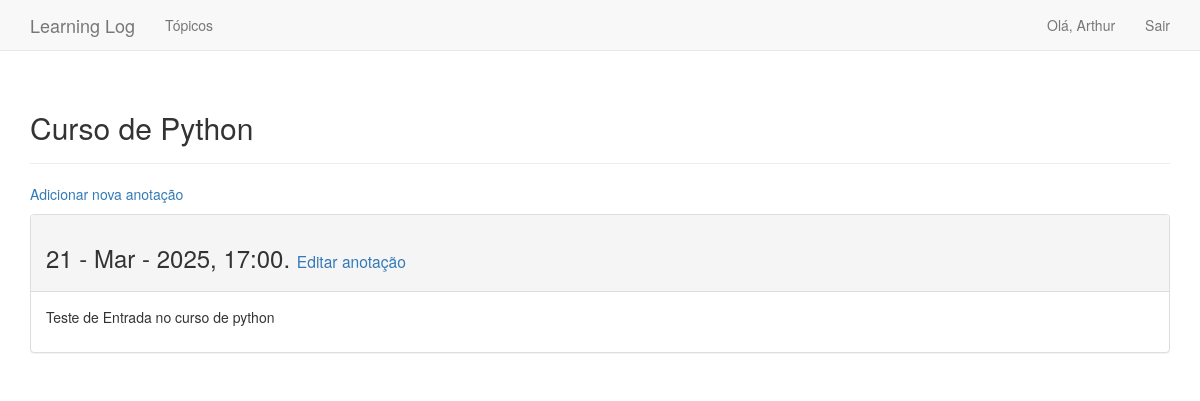
/topics/3/ (signed in), run on an earlier commit of the app's database.
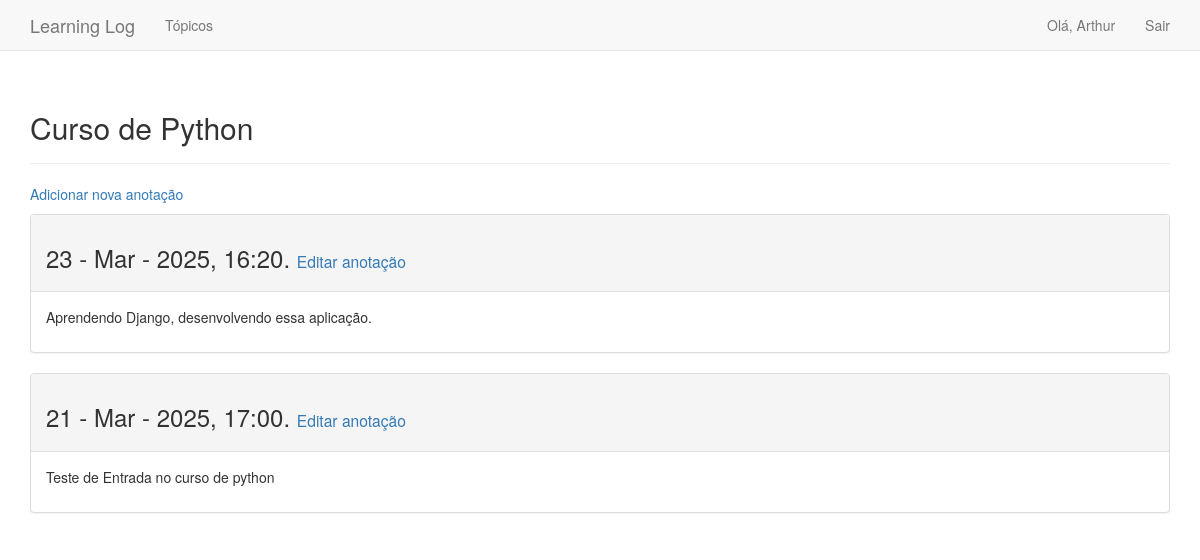
And on a later commit of the database.
### learning_logs/models.py (models this page shows, shortened)
class Topic(models.Model): # Define um modelo/tabela chamado Topic
    text = models.CharField(max_length=200) # Define um campo de texto com no máximo 200 caracteres
    date_added = models.DateTimeField(auto_now_add=True) # Define um campo de data e hora que armazena a data e hora atuais
    owner = models.ForeignKey(User, on_delete=models.CASCADE)
    class Meta:
        verbose_name_plural = 'topics' # Define o plural de 'Topic' como 'topics', passando essa informação para que o Django não adicione um 's' ao final do nome da tabela
    def __str__(self):
        return self.text # Retorna o texto do campo text

class Entry(models.Model):
    topic = models.ForeignKey(Topic, on_delete=models.CASCADE) # Define um campo que estabelece uma relação entre as tabelas Topic e Entry
    text = models.TextField() # Define um campo de texto
    date_added = models.DateTimeField(auto_now_add=True) # Define um campo de data e hora, automaticamente preenchido com a data e hora atuais do momento da criação do objeto
    class Meta:
        verbose_name_plural = 'entries' # Define o plural de 'Entry' como 'entries', passando essa informação para que o Django não adicione um 's' ao final do nome da tabela

### learning_logs/views.py (the view)
# urls.py: path('topics/<topic_id>/', views.topic, name='topic'), # Define a URL para a página topic.html, passando o argumento topic_id para a view topic
@login_required
def topic(request, topic_id):
    topic = Topic.objects.get(id=topic_id) # Busca um objeto Topic com o id passado como argumento
    if topic.owner != request.user: # Verifica se o dono do tópico que está sendo acessado é o usuário atual
        raise Http404 # Caso não seja, redireciona para uma página de erro padrão de Django
    entries = topic.entry_set.order_by('-date_added') # Busca todas as entradas relacionadas ao tópico e as ordena pela data de criação
    context = {'topic': topic, 'entries': entries} # Cria um dicionário com as chaves 'topic' e 'entries' e os valores topic e entries, respectivamente
    return render(request, 'learning_logs/topic.html', context) # Renderiza a página topic.html, passando o dicionário context como argumento

### learning_logs/templates/learning_logs/topic.html (shortened to what this page needs)
{% extends "learning_logs/base.html" %}
{% block header %}
    <h2>{{ topic }}</h2>
{% endblock header %}
{% block content%}
<p><a href="{% url 'new_entry' topic.id %}">Adicionar nova anotação</a></p>
    {% for entry in entries %}
        <div class="panel panel-default">
            <div class="panel-heading">
                <h3>
                    {{ entry.date_added|date:'d - M - Y, H:i.' }}
                    <small>
                        <a href="{% url 'edit_entry' entry.id %}">Editar anotação</a>
                    </small>
                </h3>
            </div>
            <div class="panel-body">
                {{ entry.text | linebreaks }}
            </div>
        </div>
        {% empty %}
        Não há entradas para este tópico.
    {% endfor %}
{% endblock content %}

### learning_logs/templates/learning_logs/base.html (shortened to what this page needs)
{% load bootstrap3 %}
<!DOCTYPE html>
<html lang="pt-br">
    <head>
        {% bootstrap_css %}
    </head>
    <body>
        <nav class="navbar navbar-default navbar-static-top">
            <div class="container">
                <div class="navbar-header">
                    <a class="navbar-brand" href="{% url 'index' %}">Learning Log</a>
                </div>
                <div id="navbar" class="collapse navbar-collapse">
                    <ul class="nav navbar-nav">
                        <li><a href="{% url 'topics' %}">Tópicos</a></li>
                    </ul>
                    <ul class="nav navbar-nav navbar-right">
                        {% if user.is_authenticated %}
                            <li><a>Olá, {{ user.username }}</a></li>
                            <li><a href="{% url 'logout' %}">Sair</a></li>
                        {% else %}
                            <li><a href="{% url 'register' %}">Registrar</a></li>
                            <li><a href="{% url 'login' %}">Entrar</a></li>
                        {% endif %}
                    </ul>
                </div>
            </div>
        </nav>
        <div class="container">
            <div class="page-header">
                {% block header %}{% endblock header %}
            </div>
            <div>
                {% block content %}{% endblock content %}
            </div>
        </div>
    </body>
</html>

What changed in the data, as far as the page shows it:
added Entry: date_added "23 - Mar - 2025, 16:20.", text "Aprendendo Django, desenvolvendo essa aplicação."
